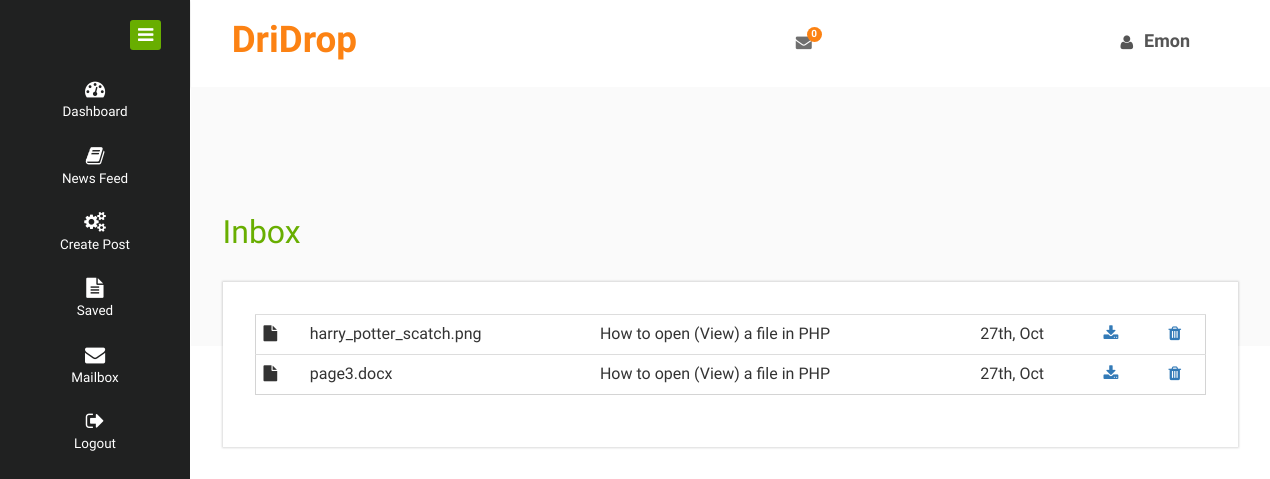
/inbox.php (signed in), run on the app's committed database.
### tables this page shows
CREATE TABLE `user` (
  `uname` varchar(255) NOT NULL,
  `uemail` varchar(255) NOT NULL,
  `upassword` varchar(255) NOT NULL
);

CREATE TABLE `post` (
  `Pid` int(11) NOT NULL,
  `Email` varchar(255) NOT NULL,
  `Title` varchar(255) NOT NULL,
  `Msg` text NOT NULL,
  `Ptime` timestamp NOT NULL DEFAULT current_timestamp()
);

CREATE TABLE `sharewith` (
  `Id` int(11) NOT NULL,
  `Sender` varchar(255) NOT NULL,
  `link` varchar(255) NOT NULL,
  `Receiver` varchar(255) NOT NULL,
  `Pid` int(11) NOT NULL,
  `Date` timestamp NOT NULL DEFAULT current_timestamp() ON UPDATE current_timestamp(),
  `Status` tinyint(1) NOT NULL
);

### inbox.php (the view, shortened to what this page needs)
<?php
require 'controller/db_credentials.php';
?>
<!DOCTYPE HTML>
<html>
<head>
<link href="css/bootstrap.css" rel="stylesheet" type="text/css" media="all">
<link href="css/style.css" rel="stylesheet" type="text/css" media="all"/>
<link href="css/font-awesome.css" rel="stylesheet">
</head>
<body>
<div class="page-container">
   <div class="left-content">
	   <div class="mother-grid-inner">
				<?php require 'header/navbar.php'; ?>
	   </div>
<div class="inner-block">
    <div class="inbox">
    	  <h2>Inbox</h2>
    	 <div class="col-md-12 mailbox-content  tab-content tab-content-in">
    	 	<div class="tab-pane active text-style" id="tab1">
	    	 	<div class="mailbox-border">
	               <div class="mail-toolbar clearfix">
				     <table class="table tab-border">
	                    <tbody>
	                    	<?php
                               $showMsg = $conn->query("SELECT * FROM `sharewith` WHERE Receiver = '$email' ORDER BY Date DESC");
                               while ($row = $showMsg->fetch())
                               {
                               	  $id = $row['Id'];
                               	  $pid = $row['Pid'];
                               	  $link = $row['link'];
                               	  $time = date("dS, M", strtotime($row['Date']));
                               	  $postName =  $conn->query("SELECT Title FROM `post` WHERE Pid = $pid");
                               	  while ($row = $postName->fetch())
                                  {
                               	     $title = $row['Title'];
                               	    ?>
	                        <tr class="unread checked">
	                            <td class="hidden-xs">
	                                <i class="fa fa-file"></i>
	                            </td>
	                            <td>
	                                <?php echo $link;?>
	                            </td>
	                            <td>
	                               <?php echo $title;?>
	                            </td>
	                            <td>
	                                <?php echo $time;?>
	                            </td>
	                            <td>
	                               <a href="uploads/<?php echo $link; ?>" download="<?php echo $link; ?>" style="margin-right: 0.7em;">
                                     <i class='fa fa-download'></i>
                                   </a>
	                            </td>
	                            <td>
	                                <a href="delete_inbox_msg.php?Id=<?php echo $id; ?>"><i class='fa fa-trash'></i></a>
	                            </td>
	                        </tr>
	                           	    <?php
                               	  }
                               }
	                    	?>
	                     </tbody>
	                </table>
	               </div>
               </div>
            </div>
   </div>
</div>
</div>
    <?php require 'header/category.php'; ?>
</div>
</body>
</html>

### header/navbar.php (shortened to what this page needs)
<?php
require 'controller/db_credentials.php';
if (isset($_SESSION['uemail']))
{
	$email = $_SESSION['uemail'];
}
?>
<div class="header-main">
	<div class="header-left">
		<div class="logo-name">
			<a href="index.php">
				<h1>DriDrop</h1>
			</a>
		</div>
	   <div class="clearfix"> </div>
	</div>
	<div class="header-right">
		<div class="profile_details_left">
			<?php
			$notify = $conn->query("SELECT COUNT(Status) FROM `sharewith` WHERE Receiver = '$email' && Status = 0");
			while ($row = $notify->fetch())
			{
				$num = $row['COUNT(Status)'];
			}
?>
			<ul class="nofitications-dropdown">
				<li class="dropdown head-dpdn">
				<a href="#" class="dropdown-toggle" data-toggle="dropdown" aria-expanded="false">
					<i class="fa fa-envelope"></i>
					<span class="badge"><?php echo $num; ?></span>
				</a>
				</li>
			</ul>
			<div class="clearfix"> </div>
		</div>
		<div class="profile_details">
			<ul>
				<li class="dropdown profile_details_drop">
					<a href="#" class="dropdown-toggle" data-toggle="dropdown" aria-expanded="false">
						<div class="profile_img" style="margin-top: 0.5em;color: #555;">	<span class="prfil-img" style="margin-top: 0.5em;">
							<i class="fa fa-user"></i>
						</span>
						<div class="user-name">
							<?php
							if (isset($_SESSION['uemail']))
							{
								$email = $_SESSION['uemail'];
								$userqry = $conn->query("SELECT uname FROM `user` WHERE uemail = '$email'");
								while ($row = $userqry->fetch())
								{
									$username = $row['uname'];
								}
							}
							?>
							<h4><b><?php echo $username;?></b></h4>
						</div>
					</div>
				</a>
			</li>
		</ul>
	</div>
	<div class="clearfix"> </div>
</div>
<div class="clearfix"> </div>
</div>

### data on the page
user: uname "Emon"
sharewith: link "harry_potter_scatch.png", Date "27th, Oct"
post: Title "How to open (View) a file in PHP"
sharewith: link "page3.docx", Date "27th, Oct"

### other printed values
$num "0"
